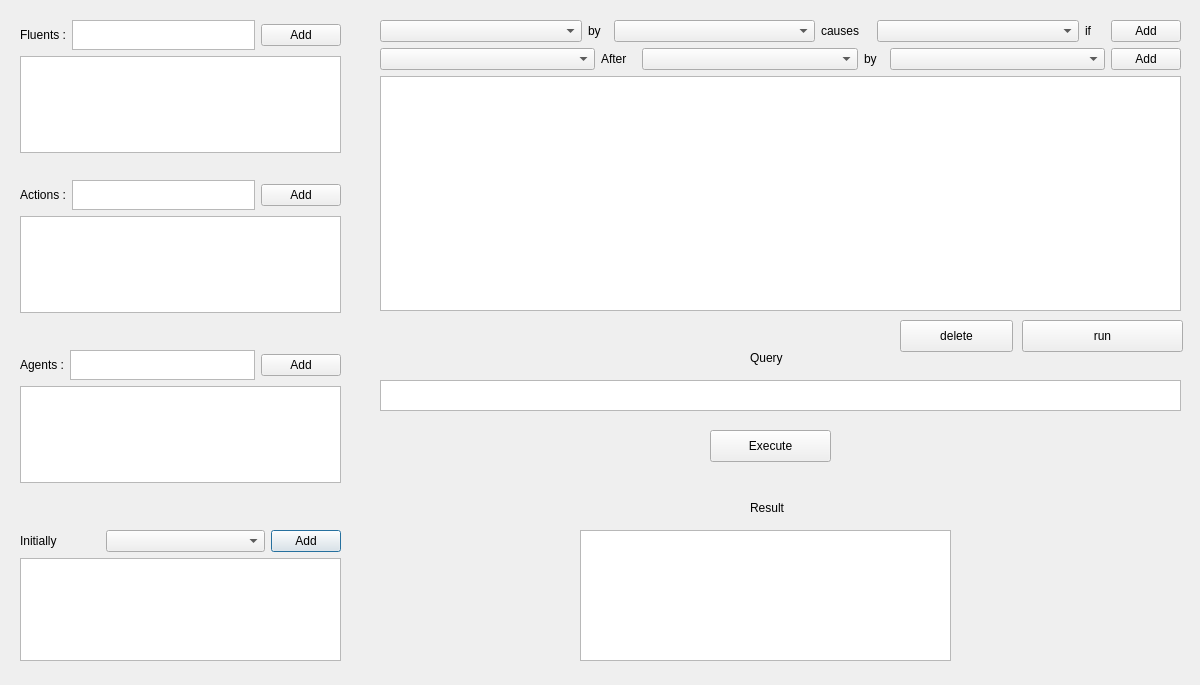
<?xml version="1.0" encoding="UTF-8"?>
<ui version="4.0">
 <class>Dialog</class>
 <widget class="QDialog" name="Dialog">
  <property name="geometry">
   <rect>
    <x>0</x>
    <y>0</y>
    <width>1200</width>
    <height>685</height>
   </rect>
  </property>
  <property name="windowTitle">
   <string>Dialog</string>
  </property>
  <widget class="QWidget" name="verticalLayoutWidget">
   <property name="geometry">
    <rect>
     <x>20</x>
     <y>530</y>
     <width>321</width>
     <height>131</height>
    </rect>
   </property>
   <layout class="QVBoxLayout" name="InitialState_verticalLayout">
    <item>
     <layout class="QHBoxLayout" name="horizontalLayout">
      <item>
       <widget class="QLabel" name="label_4">
        <property name="maximumSize">
         <size>
          <width>80</width>
          <height>16777215</height>
         </size>
        </property>
        <property name="text">
         <string>Initially</string>
        </property>
       </widget>
      </item>
      <item>
       <widget class="QComboBox" name="InitialState_comboBox"/>
      </item>
      <item>
       <widget class="QPushButton" name="InitialState_AddBtn">
        <property name="maximumSize">
         <size>
          <width>70</width>
          <height>16777215</height>
         </size>
        </property>
        <property name="text">
         <string>Add</string>
        </property>
       </widget>
      </item>
     </layout>
    </item>
    <item>
     <widget class="QListWidget" name="InitialState_listWidget"/>
    </item>
   </layout>
  </widget>
  <widget class="QWidget" name="verticalLayoutWidget_2">
   <property name="geometry">
    <rect>
     <x>20</x>
     <y>20</y>
     <width>321</width>
     <height>133</height>
    </rect>
   </property>
   <layout class="QVBoxLayout" name="FluentsLayout">
    <item>
     <layout class="QHBoxLayout" name="horizontalLayout_2">
      <item>
       <widget class="QLabel" name="label">
        <property name="text">
         <string>Fluents :</string>
        </property>
       </widget>
      </item>
      <item>
       <widget class="QTextEdit" name="Fluent_TextEdit">
        <property name="maximumSize">
         <size>
          <width>16777215</width>
          <height>30</height>
         </size>
        </property>
        <property name="verticalScrollBarPolicy">
         <enum>Qt::ScrollBarAlwaysOff</enum>
        </property>
        <property name="horizontalScrollBarPolicy">
         <enum>Qt::ScrollBarAlwaysOff</enum>
        </property>
       </widget>
      </item>
      <item>
       <widget class="QPushButton" name="AddFluentBtn">
        <property name="text">
         <string>Add</string>
        </property>
       </widget>
      </item>
     </layout>
    </item>
    <item>
     <widget class="QListWidget" name="Fluents_listWidget"/>
    </item>
   </layout>
  </widget>
  <widget class="QWidget" name="verticalLayoutWidget_3">
   <property name="geometry">
    <rect>
     <x>20</x>
     <y>180</y>
     <width>321</width>
     <height>133</height>
    </rect>
   </property>
   <layout class="QVBoxLayout" name="ActionsLayout">
    <item>
     <layout class="QHBoxLayout" name="horizontalLayout_3">
      <item>
       <widget class="QLabel" name="label_2">
        <property name="text">
         <string>Actions :</string>
        </property>
       </widget>
      </item>
      <item>
       <widget class="QTextEdit" name="Action_TextEdit">
        <property name="maximumSize">
         <size>
          <width>16777215</width>
          <height>30</height>
         </size>
        </property>
        <property name="verticalScrollBarPolicy">
         <enum>Qt::ScrollBarAlwaysOff</enum>
        </property>
        <property name="horizontalScrollBarPolicy">
         <enum>Qt::ScrollBarAlwaysOff</enum>
        </property>
       </widget>
      </item>
      <item>
       <widget class="QPushButton" name="AddActionBtn">
        <property name="text">
         <string>Add</string>
        </property>
       </widget>
      </item>
     </layout>
    </item>
    <item>
     <widget class="QListWidget" name="Actions_listWidget"/>
    </item>
   </layout>
  </widget>
  <widget class="QWidget" name="verticalLayoutWidget_4">
   <property name="geometry">
    <rect>
     <x>20</x>
     <y>350</y>
     <width>321</width>
     <height>133</height>
    </rect>
   </property>
   <layout class="QVBoxLayout" name="AgentLayout">
    <item>
     <layout class="QHBoxLayout" name="horizontalLayout_4">
      <property name="spacing">
       <number>-1</number>
      </property>
      <item>
       <widget class="QLabel" name="label_3">
        <property name="text">
         <string>Agents :</string>
        </property>
       </widget>
      </item>
      <item>
       <widget class="QTextEdit" name="Agent_TextEdit">
        <property name="maximumSize">
         <size>
          <width>200</width>
          <height>30</height>
         </size>
        </property>
        <property name="verticalScrollBarPolicy">
         <enum>Qt::ScrollBarAlwaysOff</enum>
        </property>
        <property name="horizontalScrollBarPolicy">
         <enum>Qt::ScrollBarAlwaysOff</enum>
        </property>
       </widget>
      </item>
      <item>
       <widget class="QPushButton" name="AddAgentBtn">
        <property name="text">
         <string>Add</string>
        </property>
       </widget>
      </item>
     </layout>
    </item>
    <item>
     <widget class="QListWidget" name="Agents_listWidget"/>
    </item>
   </layout>
  </widget>
  <widget class="QWidget" name="verticalLayoutWidget_5">
   <property name="geometry">
    <rect>
     <x>380</x>
     <y>20</y>
     <width>801</width>
     <height>291</height>
    </rect>
   </property>
   <layout class="QVBoxLayout" name="CausesLayout">
    <item>
     <layout class="QHBoxLayout" name="_2">
      <item>
       <widget class="QComboBox" name="Action_spinBox"/>
      </item>
      <item>
       <widget class="QLabel" name="label_5">
        <property name="maximumSize">
         <size>
          <width>20</width>
          <height>16777215</height>
         </size>
        </property>
        <property name="text">
         <string>by</string>
        </property>
       </widget>
      </item>
      <item>
       <widget class="QComboBox" name="Agent_spinBox"/>
      </item>
      <item>
       <widget class="QLabel" name="label_6">
        <property name="maximumSize">
         <size>
          <width>50</width>
          <height>16777215</height>
         </size>
        </property>
        <property name="text">
         <string>causes</string>
        </property>
       </widget>
      </item>
      <item>
       <widget class="QComboBox" name="CausedFluent_comboBox"/>
      </item>
      <item>
       <widget class="QLabel" name="label_7">
        <property name="maximumSize">
         <size>
          <width>20</width>
          <height>16777215</height>
         </size>
        </property>
        <property name="text">
         <string>if</string>
        </property>
       </widget>
      </item>
      <item>
       <layout class="QVBoxLayout" name="PreConditionalFluentsBox"/>
      </item>
      <item>
       <widget class="QPushButton" name="AddCause_Btn">
        <property name="maximumSize">
         <size>
          <width>70</width>
          <height>16777215</height>
         </size>
        </property>
        <property name="text">
         <string>Add</string>
        </property>
       </widget>
      </item>
     </layout>
    </item>
    <item>
     <layout class="QHBoxLayout" name="AfterLayout_6">
      <item>
       <widget class="QComboBox" name="FluentAfter_spinBox"/>
      </item>
      <item>
       <widget class="QLabel" name="label_8">
        <property name="maximumSize">
         <size>
          <width>35</width>
          <height>16777215</height>
         </size>
        </property>
        <property name="text">
         <string>After</string>
        </property>
       </widget>
      </item>
      <item>
       <widget class="QComboBox" name="ActionAfter_SpinBox"/>
      </item>
      <item>
       <widget class="QLabel" name="label_10">
        <property name="maximumSize">
         <size>
          <width>20</width>
          <height>16777215</height>
         </size>
        </property>
        <property name="text">
         <string>by</string>
        </property>
       </widget>
      </item>
      <item>
       <widget class="QComboBox" name="AgentAfter_spinBox"/>
      </item>
      <item>
       <widget class="QPushButton" name="AddAfter_Btn">
        <property name="maximumSize">
         <size>
          <width>70</width>
          <height>16777215</height>
         </size>
        </property>
        <property name="text">
         <string>Add</string>
        </property>
       </widget>
      </item>
     </layout>
    </item>
    <item>
     <widget class="QListWidget" name="Representation"/>
    </item>
   </layout>
  </widget>
  <widget class="QTextEdit" name="Query">
   <property name="geometry">
    <rect>
     <x>380</x>
     <y>380</y>
     <width>801</width>
     <height>31</height>
    </rect>
   </property>
  </widget>
  <widget class="QLabel" name="label_9">
   <property name="geometry">
    <rect>
     <x>750</x>
     <y>350</y>
     <width>60</width>
     <height>16</height>
    </rect>
   </property>
   <property name="text">
    <string>Query</string>
   </property>
  </widget>
  <widget class="QPushButton" name="ExecuteBtn">
   <property name="geometry">
    <rect>
     <x>710</x>
     <y>430</y>
     <width>121</width>
     <height>32</height>
    </rect>
   </property>
   <property name="text">
    <string>Execute</string>
   </property>
  </widget>
  <widget class="QTextEdit" name="Result">
   <property name="geometry">
    <rect>
     <x>580</x>
     <y>530</y>
     <width>371</width>
     <height>131</height>
    </rect>
   </property>
  </widget>
  <widget class="QLabel" name="label_11">
   <property name="geometry">
    <rect>
     <x>750</x>
     <y>500</y>
     <width>41</width>
     <height>16</height>
    </rect>
   </property>
   <property name="text">
    <string>Result</string>
   </property>
  </widget>
  <widget class="QPushButton" name="delete_Btn">
   <property name="geometry">
    <rect>
     <x>900</x>
     <y>320</y>
     <width>113</width>
     <height>32</height>
    </rect>
   </property>
   <property name="palette">
    <palette>
     <active>
      <colorrole role="Base">
       <brush brushstyle="SolidPattern">
        <color alpha="255">
         <red>255</red>
         <green>174</green>
         <blue>172</blue>
        </color>
       </brush>
      </colorrole>
     </active>
     <inactive>
      <colorrole role="Base">
       <brush brushstyle="SolidPattern">
        <color alpha="255">
         <red>255</red>
         <green>174</green>
         <blue>172</blue>
        </color>
       </brush>
      </colorrole>
     </inactive>
     <disabled>
      <colorrole role="Base">
       <brush brushstyle="SolidPattern">
        <color alpha="255">
         <red>236</red>
         <green>236</green>
         <blue>236</blue>
        </color>
       </brush>
      </colorrole>
     </disabled>
    </palette>
   </property>
   <property name="text">
    <string>delete</string>
   </property>
  </widget>
  <widget class="QPushButton" name="run_Btn">
   <property name="geometry">
    <rect>
     <x>1022</x>
     <y>320</y>
     <width>161</width>
     <height>32</height>
    </rect>
   </property>
   <property name="text">
    <string>run</string>
   </property>
  </widget>
 </widget>
 <resources/>
 <connections/>
</ui>
